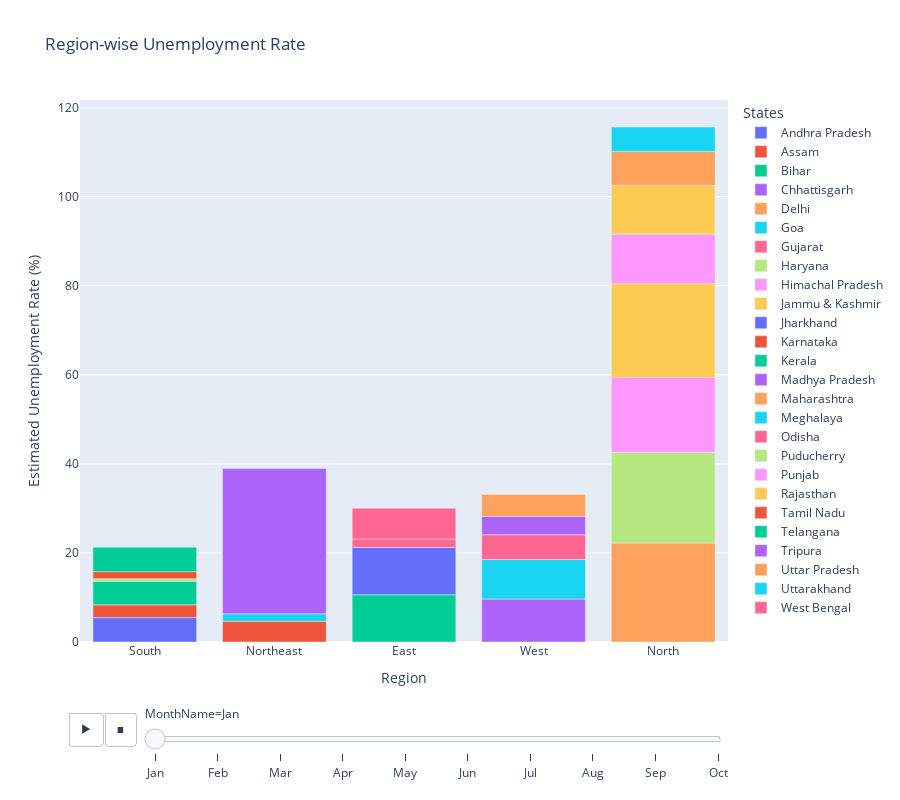

Notebook cell for this chart:
### Markdown cell above
Region-wise Unemployment Rate

### Code cell
# Plotting a "Bar-plot" to find the "unemployment rate" for each "Region" month-wise
fig = px.bar(df,
             x='Region',
             y='Estimated Unemployment Rate (%)',  # Corrected 'y' parameter
             animation_frame='MonthName',
             color='States',
             title='Region-wise Unemployment Rate',
             height=800)

fig.layout.updatemenus[0].buttons[0].args[1]["frame"]["duration"] = 1500

fig.show()

### Figure 1 — Plotly figure (JSON) as saved in the notebook; plotly's stock layout.template omitted (floating-point values rounded to 4 significant figures)
{"data": [{"alignmentgroup": "True", "hovertemplate": "States=Andhra Pradesh<br>MonthName=Jan<br>Region=%{x}<br>Estimated Unemployment Rate (%)=%{y}<extra></extra>", "legendgroup": "Andhra Pradesh", "marker": {"color": "#636efa", "pattern": {"shape": ""}}, "name": "Andhra Pradesh", "offsetgroup": "Andhra Pradesh", "orientation": "v", "showlegend": true, "textposition": "auto", "type": "bar", "x": ["South"], "xaxis": "x", "y": [5.48], "yaxis": "y"}, {"alignmentgroup": "True", "hovertemplate": "States=Assam<br>MonthName=Jan<br>Region=%{x}<br>Estimated Unemployment Rate (%)=%{y}<extra></extra>", "legendgroup": "Assam", "marker": {"color": "#EF553B", "pattern": {"shape": ""}}, "name": "Assam", "offsetgroup": "Assam", "orientation": "v", "showlegend": true, "textposition": "auto", "type": "bar", "x": ["Northeast"], "xaxis": "x", "y": [4.66], "yaxis": "y"}, {"alignmentgroup": "True", "hovertemplate": "States=Bihar<br>MonthName=Jan<br>Region=%{x}<br>Estimated Unemployment Rate (%)=%{y}<extra></extra>", "legendgroup": "Bihar", "marker": {"color": "#00cc96", "pattern": {"shape": ""}}, "name": "Bihar", "offsetgroup": "Bihar", "orientation": "v", "showlegend": true, "textposition": "auto", "type": "bar", "x": ["East"], "xaxis": "x", "y": [10.61], "yaxis": "y"}, {"alignmentgroup": "True", "hovertemplate": "States=Chhattisgarh<br>MonthName=Jan<br>Region=%{x}<br>Estimated Unemployment Rate (%)=%{y}<extra></extra>", "legendgroup": "Chhattisgarh", "marker": {"color": "#ab63fa", "pattern": {"shape": ""}}, "name": "Chhattisgarh", "offsetgroup": "Chhattisgarh", "orientation": "v", "showlegend": true, "textposition": "auto", "type": "bar", "x": ["West"], "xaxis": "x", "y": [9.65], "yaxis": "y"}, {"alignmentgroup": "True", "hovertemplate": "States=Delhi<br>MonthName=Jan<br>Region=%{x}<br>Estimated Unemployment Rate (%)=%{y}<extra></extra>", "legendgroup": "Delhi", "marker": {"color": "#FFA15A", "pattern": {"shape": ""}}, "name": "Delhi", "offsetgroup": "Delhi", "orientation": "v", "showlegend": true, "textposition": "auto", "type": "bar", "x": ["North"], "xaxis": "x", "y": [22.23], "yaxis": "y"}, {"alignmentgroup": "True", "hovertemplate": "States=Goa<br>MonthName=Jan<br>Region=%{x}<br>Estimated Unemployment Rate (%)=%{y}<extra></extra>", "legendgroup": "Goa", "marker": {"color": "#19d3f3", "pattern": {"shape": ""}}, "name": "Goa", "offsetgroup": "Goa", "orientation": "v", "showlegend": true, "textposition": "auto", "type": "bar", "x": ["West"], "xaxis": "x", "y": [8.89], "yaxis": "y"}, {"alignmentgroup": "True", "hovertemplate": "States=Gujarat<br>MonthName=Jan<br>Region=%{x}<br>Estimated Unemployment Rate (%)=%{y}<extra></extra>", "legendgroup": "Gujarat", "marker": {"color": "#FF6692", "pattern": {"shape": ""}}, "name": "Gujarat", "offsetgroup": "Gujarat", "orientation": "v", "showlegend": true, "textposition": "auto", "type": "bar", "x": ["West"], "xaxis": "x", "y": [5.54], "yaxis": "y"}, {"alignmentgroup": "True", "hovertemplate": "States=Haryana<br>MonthName=Jan<br>Region=%{x}<br>Estimated Unemployment Rate (%)=%{y}<extra></extra>", "legendgroup": "Haryana", "marker": {"color": "#B6E880", "pattern": {"shape": ""}}, "name": "Haryana", "offsetgroup": "Haryana", "orientation": "v", "showlegend": true, "textposition": "auto", "type": "bar", "x": ["North"], "xaxis": "x", "y": [20.34], "yaxis": "y"}, {"alignmentgroup": "True", "hovertemplate": "States=Himachal Pradesh<br>MonthName=Jan<br>Region=%{x}<br>Estimated Unemployment Rate (%)=%{y}<extra></extra>", "legendgroup": "Himachal Pradesh", "marker": {"color": "#FF97FF", "pattern": {"shape": ""}}, "name": "Himachal Pradesh", "offsetgroup": "Himachal Pradesh", "orientation": "v", "showlegend": true, "textposition": "auto", "type": "bar", "x": ["North"], "xaxis": "x", "y": [16.83], "yaxis": "y"}, {"alignmentgroup": "True", "hovertemplate": "States=Jammu & Kashmir<br>MonthName=Jan<br>Region=%{x}<br>Estimated Unemployment Rate (%)=%{y}<extra></extra>", "legendgroup": "Jammu & Kashmir", "marker": {"color": "#FECB52", "pattern": {"shape": ""}}, "name": "Jammu & Kashmir", "offsetgroup": "Jammu & Kashmir", "orientation": "v", "showlegend": true, "textposition": "auto", "type": "bar", "x": ["North"], "xaxis": "x", "y": [21.08], "yaxis": "y"}, {"alignmentgroup": "True", "hovertemplate": "States=Jharkhand<br>MonthName=Jan<br>Region=%{x}<br>Estimated Unemployment Rate (%)=%{y}<extra></extra>", "legendgroup": "Jharkhand", "marker": {"color": "#636efa", "pattern": {"shape": ""}}, "name": "Jharkhand", "offsetgroup": "Jharkhand", "orientation": "v", "showlegend": true, "textposition": "auto", "type": "bar", "x": ["East"], "xaxis": "x", "y": [10.61], "yaxis": "y"}, {"alignmentgroup": "True", "hovertemplate": "States=Karnataka<br>MonthName=Jan<br>Region=%{x}<br>Estimated Unemployment Rate (%)=%{y}<extra></extra>", "legendgroup": "Karnataka", "marker": {"color": "#EF553B", "pattern": {"shape": ""}}, "name": "Karnataka", "offsetgroup": "Karnataka", "orientation": "v", "showlegend": true, "textposition": "auto", "type": "bar", "x": ["South"], "xaxis": "x", "y": [2.86], "yaxis": "y"}, {"alignmentgroup": "True", "hovertemplate": "States=Kerala<br>MonthName=Jan<br>Region=%{x}<br>Estimated Unemployment Rate (%)=%{y}<extra></extra>", "legendgroup": "Kerala", "marker": {"color": "#00cc96", "pattern": {"shape": ""}}, "name": "Kerala", "offsetgroup": "Kerala", "orientation": "v", "showlegend": true, "textposition": "auto", "type": "bar", "x": ["South"], "xaxis": "x", "y": [5.31], "yaxis": "y"}, {"alignmentgroup": "True", "hovertemplate": "States=Madhya Pradesh<br>MonthName=Jan<br>Region=%{x}<br>Estimated Unemployment Rate (%)=%{y}<extra></extra>", "legendgroup": "Madhya Pradesh", "marker": {"color": "#ab63fa", "pattern": {"shape": ""}}, "name": "Madhya Pradesh", "offsetgroup": "Madhya Pradesh", "orientation": "v", "showlegend": true, "textposition": "auto", "type": "bar", "x": ["West"], "xaxis": "x", "y": [4.11], "yaxis": "y"}, {"alignmentgroup": "True", "hovertemplate": "States=Maharashtra<br>MonthName=Jan<br>Region=%{x}<br>Estimated Unemployment Rate (%)=%{y}<extra></extra>", "legendgroup": "Maharashtra", "marker": {"color": "#FFA15A", "pattern": {"shape": ""}}, "name": "Maharashtra", "offsetgroup": "Maharashtra", "orientation": "v", "showlegend": true, "textposition": "auto", "type": "bar", "x": ["West"], "xaxis": "x", "y": [4.95], "yaxis": "y"}, {"alignmentgroup": "True", "hovertemplate": "States=Meghalaya<br>MonthName=Jan<br>Region=%{x}<br>Estimated Unemployment Rate (%)=%{y}<extra></extra>", "legendgroup": "Meghalaya", "marker": {"color": "#19d3f3", "pattern": {"shape": ""}}, "name": "Meghalaya", "offsetgroup": "Meghalaya", "orientation": "v", "showlegend": true, "textposition": "auto", "type": "bar", "x": ["Northeast"], "xaxis": "x", "y": [1.66], "yaxis": "y"}, {"alignmentgroup": "True", "hovertemplate": "States=Odisha<br>MonthName=Jan<br>Region=%{x}<br>Estimated Unemployment Rate (%)=%{y}<extra></extra>", "legendgroup": "Odisha", "marker": {"color": "#FF6692", "pattern": {"shape": ""}}, "name": "Odisha", "offsetgroup": "Odisha", "orientation": "v", "showlegend": true, "textposition": "auto", "type": "bar", "x": ["East"], "xaxis": "x", "y": [1.9], "yaxis": "y"}, {"alignmentgroup": "True", "hovertemplate": "States=Puducherry<br>MonthName=Jan<br>Region=%{x}<br>Estimated Unemployment Rate (%)=%{y}<extra></extra>", "legendgroup": "Puducherry", "marker": {"color": "#B6E880", "pattern": {"shape": ""}}, "name": "Puducherry", "offsetgroup": "Puducherry", "orientation": "v", "showlegend": true, "textposition": "auto", "type": "bar", "x": ["South"], "xaxis": "x", "y": [0.58], "yaxis": "y"}, {"alignmentgroup": "True", "hovertemplate": "States=Punjab<br>MonthName=Jan<br>Region=%{x}<br>Estimated Unemployment Rate (%)=%{y}<extra></extra>", "legendgroup": "Punjab", "marker": {"color": "#FF97FF", "pattern": {"shape": ""}}, "name": "Punjab", "offsetgroup": "Punjab", "orientation": "v", "showlegend": true, "textposition": "auto", "type": "bar", "x": ["North"], "xaxis": "x", "y": [11.11], "yaxis": "y"}, {"alignmentgroup": "True", "hovertemplate": "States=Rajasthan<br>MonthName=Jan<br>Region=%{x}<br>Estimated Unemployment Rate (%)=%{y}<extra></extra>", "legendgroup": "Rajasthan", "marker": {"color": "#FECB52", "pattern": {"shape": ""}}, "name": "Rajasthan", "offsetgroup": "Rajasthan", "orientation": "v", "showlegend": true, "textposition": "auto", "type": "bar", "x": ["North"], "xaxis": "x", "y": [10.97], "yaxis": "y"}, {"alignmentgroup": "True", "hovertemplate": "States=Tamil Nadu<br>MonthName=Jan<br>Region=%{x}<br>Estimated Unemployment Rate (%)=%{y}<extra></extra>", "legendgroup": "Tamil Nadu", "marker": {"color": "#EF553B", "pattern": {"shape": ""}}, "name": "Tamil Nadu", "offsetgroup": "Tamil Nadu", "orientation": "v", "showlegend": true, "textposition": "auto", "type": "bar", "x": ["South"], "xaxis": "x", "y": [1.57], "yaxis": "y"}, {"alignmentgroup": "True", "hovertemplate": "States=Telangana<br>MonthName=Jan<br>Region=%{x}<br>Estimated Unemployment Rate (%)=%{y}<extra></extra>", "legendgroup": "Telangana", "marker": {"color": "#00cc96", "pattern": {"shape": ""}}, "name": "Telangana", "offsetgroup": "Telangana", "orientation": "v", "showlegend": true, "textposition": "auto", "type": "bar", "x": ["South"], "xaxis": "x", "y": [5.49], "yaxis": "y"}, {"alignmentgroup": "True", "hovertemplate": "States=Tripura<br>MonthName=Jan<br>Region=%{x}<br>Estimated Unemployment Rate (%)=%{y}<extra></extra>", "legendgroup": "Tripura", "marker": {"color": "#ab63fa", "pattern": {"shape": ""}}, "name": "Tripura", "offsetgroup": "Tripura", "orientation": "v", "showlegend": true, "textposition": "auto", "type": "bar", "x": ["Northeast"], "xaxis": "x", "y": [32.67], "yaxis": "y"}, {"alignmentgroup": "True", "hovertemplate": "States=Uttar Pradesh<br>MonthName=Jan<br>Region=%{x}<br>Estimated Unemployment Rate (%)=%{y}<extra></extra>", "legendgroup": "Uttar Pradesh", "marker": {"color": "#FFA15A", "pattern": {"shape": ""}}, "name": "Uttar Pradesh", "offsetgroup": "Uttar Pradesh", "orientation": "v", "showlegend": true, "textposition": "auto", "type": "bar", "x": ["North"], "xaxis": "x", "y": [7.58], "yaxis": "y"}, {"alignmentgroup": "True", "hovertemplate": "States=Uttarakhand<br>MonthName=Jan<br>Region=%{x}<br>Estimated Unemployment Rate (%)=%{y}<extra></extra>", "legendgroup": "Uttarakhand", "marker": {"color": "#19d3f3", "pattern": {"shape": ""}}, "name": "Uttarakhand", "offsetgroup": "Uttarakhand", "orientation": "v", "showlegend": true, "textposition": "auto", "type": "bar", "x": ["North"], "xaxis": "x", "y": [5.49], "yaxis": "y"}, {"alignmentgroup": "True", "hovertemplate": "States=West Bengal<br>MonthName=Jan<br>Region=%{x}<br>Estimated Unemployment Rate (%)=%{y}<extra></extra>", "legendgroup": "West Bengal", "marker": {"color": "#FF6692", "pattern": {"shape": ""}}, "name": "West Bengal", "offsetgroup": "West Bengal", "orientation": "v", "showlegend": true, "textposition": "auto", "type": "bar", "x": ["East"], "xaxis": "x", "y": [6.94], "yaxis": "y"}], "layout": {"barmode": "relative", "height": 800, "legend": {"title": {"text": "States"}, "tracegroupgap": 0}, "sliders": [{"active": 0, "currentvalue": {"prefix": "MonthName="}, "len": 0.9, "pad": {"b": 10, "t": 60}, "steps": [{"args": [["Jan"], {"frame": {"duration": 0, "redraw": true}, "fromcurrent": true, "mode": "immediate", "transition": {"duration": 0, "easing": "linear"}}], "label": "Jan", "method": "animate"}, {"args": [["Feb"], {"frame": {"duration": 0, "redraw": true}, "fromcurrent": true, "mode": "immediate", "transition": {"duration": 0, "easing": "linear"}}], "label": "Feb", "method": "animate"}, {"args": [["Mar"], {"frame": {"duration": 0, "redraw": true}, "fromcurrent": true, "mode": "immediate", "transition": {"duration": 0, "easing": "linear"}}], "label": "Mar", "method": "animate"}, {"args": [["Apr"], {"frame": {"duration": 0, "redraw": true}, "fromcurrent": true, "mode": "immediate", "transition": {"duration": 0, "easing": "linear"}}], "label": "Apr", "method": "animate"}, {"args": [["May"], {"frame": {"duration": 0, "redraw": true}, "fromcurrent": true, "mode": "immediate", "transition": {"duration": 0, "easing": "linear"}}], "label": "May", "method": "animate"}, {"args": [["Jun"], {"frame": {"duration": 0, "redraw": true}, "fromcurrent": true, "mode": "immediate", "transition": {"duration": 0, "easing": "linear"}}], "label": "Jun", "method": "animate"}, {"args": [["Jul"], {"frame": {"duration": 0, "redraw": true}, "fromcurrent": true, "mode": "immediate", "transition": {"duration": 0, "easing": "linear"}}], "label": "Jul", "method": "animate"}, {"args": [["Aug"], {"frame": {"duration": 0, "redraw": true}, "fromcurrent": true, "mode": "immediate", "transition": {"duration": 0, "easing": "linear"}}], "label": "Aug", "method": "animate"}, {"args": [["Sep"], {"frame": {"duration": 0, "redraw": true}, "fromcurrent": true, "mode": "immediate", "transition": {"duration": 0, "easing": "linear"}}], "label": "Sep", "method": "animate"}, {"args": [["Oct"], {"frame": {"duration": 0, "redraw": true}, "fromcurrent": true, "mode": "immediate", "transition": {"duration": 0, "easing": "linear"}}], "label": "Oct", "method": "animate"}], "x": 0.1, "xanchor": "left", "y": 0, "yanchor": "top"}], "title": {"text": "Region-wise Unemployment Rate"}, "updatemenus": [{"buttons": [{"args": [null, {"frame": {"duration": 1500, "redraw": true}, "fromcurrent": true, "mode": "immediate", "transition": {"duration": 500, "easing": "linear"}}], "label": "&#9654;", "method": "animate"}, {"args": [[null], {"frame": {"duration": 0, "redraw": true}, "fromcurrent": true, "mode": "immediate", "transition": {"duration": 0, "easing": "linear"}}], "label": "&#9724;", "method": "animate"}], "direction": "left", "pad": {"r": 10, "t": 70}, "showactive": false, "type": "buttons", "x": 0.1, "xanchor": "right", "y": 0, "yanchor": "top"}], "xaxis": {"anchor": "y", "domain": [0, 1], "title": {"text": "Region"}}, "yaxis": {"anchor": "x", "domain": [0, 1], "title": {"text": "Estimated Unemployment Rate (%)"}}}}
